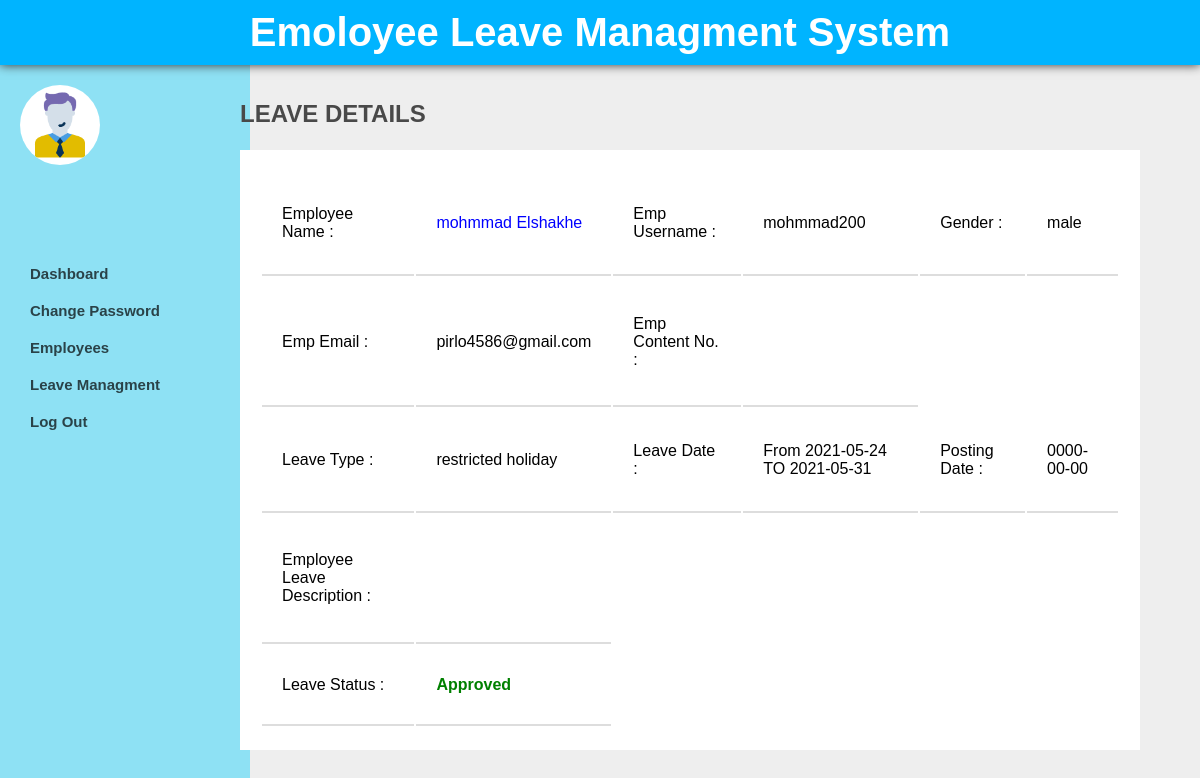
The app's page /admin/leave_details.php?leavenum=8 with its own data.
### tables this page shows
CREATE TABLE `leavedb` (
  `num` int(11) NOT NULL,
  `id` varchar(5) NOT NULL,
  `type-leave` varchar(30) NOT NULL,
  `fromdate` date NOT NULL,
  `todate` date NOT NULL,
  `description` varchar(2000) NOT NULL,
  `admin-description` varchar(2000) NOT NULL,
  `posting-date` date NOT NULL,
  `status` varchar(5) NOT NULL
);

CREATE TABLE `dbcompany` (
  `id` int(11) NOT NULL,
  `username` varchar(30) NOT NULL,
  `password` varchar(30) NOT NULL,
  `first_name` varchar(30) NOT NULL,
  `last_name` varchar(30) NOT NULL,
  `email` varchar(30) NOT NULL,
  `Country` varchar(30) NOT NULL,
  `city` varchar(30) NOT NULL,
  `address` varchar(30) NOT NULL,
  `section` varchar(30) NOT NULL,
  `sex` varchar(10) NOT NULL,
  `b_date` date NOT NULL,
  `reg_date` date NOT NULL,
  `mobile_number` varchar(20) NOT NULL,
  `status` varchar(2) NOT NULL
);

### admin/leave_details.php (the view, shortened to what this page needs)
<?php
include("connection.php");
$lid = $_GET['leavenum'];
?>
<!DOCTYPE html>
<html>
    <head>
        <link rel="stylesheet" href="css/leave_details.css">
    </head>
    <body>
        <div class="header">emoloyee leave managment system</div>
        <div class="aside">
            <img src="person.png" style="border-radius: 50%; width: 80px; height: 80px; background-color: white;">
            <div class="info">
            </div>
            <div class="link">
                <ul class="menu">
                    <li><a href="dashboard.php">Dashboard</a></li>
                    <li><a href="change_passwordadmin.php">Change Password</a></li>
                    <li><a href="#">Employees</a>
                    </li>
                    <li><a href="#">Leave Managment</a></li>
                    <li><a href="logout.php" class="none">Log Out</a></li>
                </ul>
            </div>
        </div>
        <h2>LEAVE DETAILS</h2>
            <div class="content">
                <table>
                <?php
                            $read_data = $con->query("SELECT * FROM leavedb WHERE num = '$lid'");
                            foreach($read_data as $leave_data){
                                $num = $leave_data['num'];
                                if($lid = $num){
                                $id = $leave_data['id'];
                                $sql = "SELECT * FROM dbcompany WHERE id = '$id'";
                                $result = mysqli_query($con,$sql);
                                $user_data = mysqli_fetch_assoc($result);
                            ?>
                    <tr>
                        <td>Employee Name :</td>
                        <td style="color: blue;"><?php echo $user_data['first_name'] . " " . $user_data['last_name'];?></td>
                        <td>Emp Username :</td>
                        <td><?php echo $user_data['username'];?></td>
                        <td>Gender :</td>
                        <td><?php echo $user_data['sex'];?></td>
                    </tr>
                    <tr>
                        <td>Emp Email :</td>
                        <td><?php echo $user_data['email'];?></td>
                        <td>Emp Content No. :</td>
                        <td><?php ?></td>
                    </tr>
                    <tr>
                        <td>Leave Type :</td>
                        <td><?php echo $leave_data['type-leave'];?></td>
                        <td>Leave Date :</td>
                        <td><?php echo "From " . $leave_data['fromdate'] . " TO " . $leave_data['todate'];?></td>
                        <td>Posting Date :</td>
                        <td><?php echo $leave_data['posting-date'];?></td>
                    </tr>
                    <tr>
                        <td>Employee Leave Description :</td>
                        <td><?php echo $leave_data['description'];?></td>
                    </tr>
                    <tr>
                        <td>Leave Status :</td>
                        <td><?php
                            if($leave_data['status'] == 2){
                                        echo "<span style='color: red;'>Not Approved</span>";
                                    }else if($leave_data['status'] == 1){
                                        echo "<span style='color: green;'>Approved</span>";
                                    }else{
                                        echo "<span style='color: blue;'>Waiting For Approval</span>";
                                    }?></td>
                    </tr>
                    <?php }}?>
                </table>
            </div>
    </body>
</html>

### admin/css/leave_details.css (style rules this page uses)
* { margin: 0; padding: 0; box-sizing: border-box; font-family: Arial, Helvetica, sans-serif; }
body { background-color: #eee; display: flex; flex-direction: column; }
.header { position: relative; background-color: rgb(0, 180, 255); text-transform: capitalize; font-weight: bold; font-size: 40px; color: white; padding: 10px; display: inline-flex; justify-content: center; align-items: center; box-shadow: 0 0 10px 0 rgb(49, 50, 51); z-index: 2; width: 100%; }
.aside { position: relative; background-color: rgba(102, 220, 247, 0.7); padding: 20px; width: 250px; height: 100vh; flex-direction: column; justify-content: flex-start; z-index: 0; display: inline-flex }
.info { margin-left: 10px; }
.link { margin: 0; padding: 0; }
.content { display: flex; align-items: center; position: absolute; top: 150px; left: 20%; background-color: white; width: 75%; height: 600px; padding: 20px; z-index: 1; }
span { text-transform: capitalize; color: grey; font-weight: bold; width: 90%; margin: 0; }
h2 { position: absolute; top: 100px; left: 20%; color: rgb(73, 73, 73); }
img { margin-bottom: 20px; }
.menu li { position: relative; }
ul { list-style: none; }
a { display: block; padding: 10px; text-decoration: none; color: black; font-weight: bold; font-size: 15px; opacity: 0.7; transition: background-color 0.5s ease; }
table { width: 100%; height: 100%; font-family: Arial, Helvetica, sans-serif; }
td { padding: 20px; border-bottom: 2px solid #ddd; }

### records on screen
leavedb: dbcompany.first_name "mohmmad", dbcompany.last_name "Elshakhe", dbcompany.username "mohmmad200", dbcompany.sex "male", dbcompany.email "pirlo4586@gmail.com", value "restricted holiday", fromdate "2021-05-24", todate "2021-05-31", value "0000-00-00", status "Approved"
